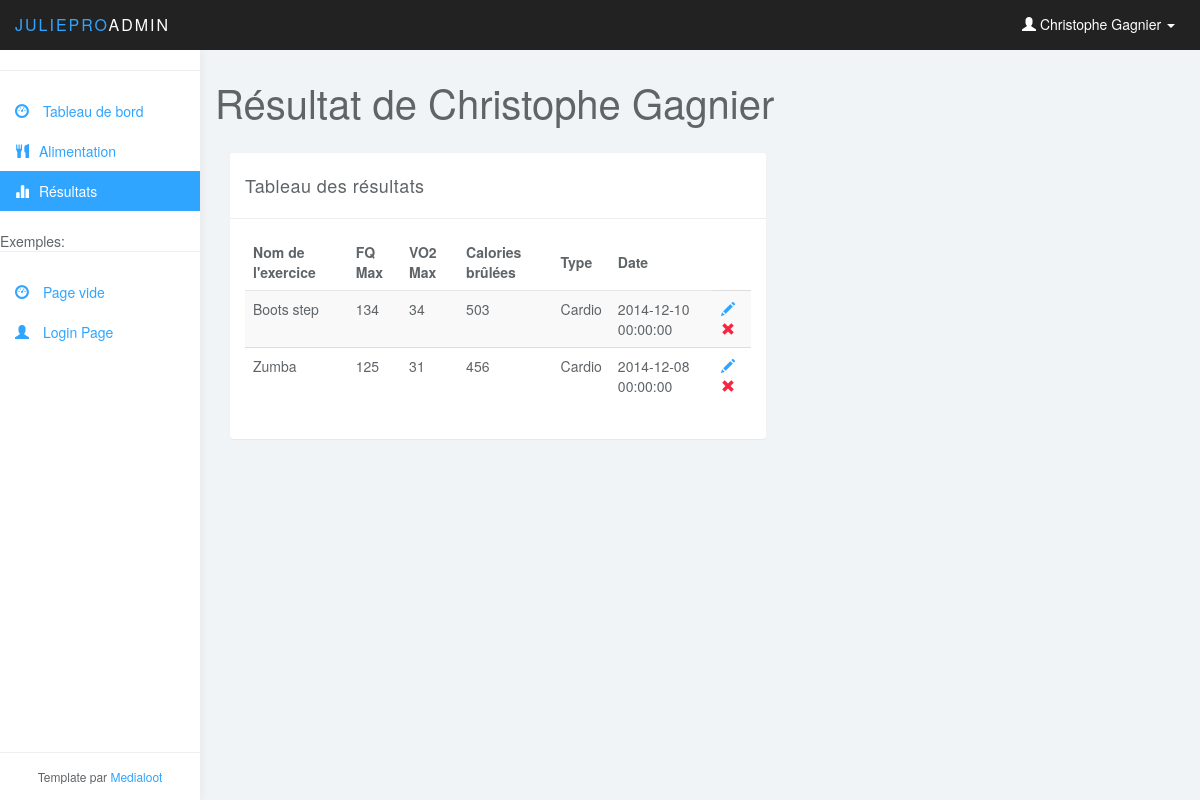
/?action=view_resultat, run on the app's committed database.
### tables this page shows
CREATE TABLE IF NOT EXISTS `utilisateur` (
  `utilisateurID` int(11) NOT NULL AUTO_INCREMENT,
  `nom` varchar(45) NOT NULL,
  `prenom` varchar(45) NOT NULL,
  `noTel` varchar(45) NOT NULL,
  `noCell` varchar(45) DEFAULT NULL,
  `adresse` varchar(45) NOT NULL,
  `ville` varchar(45) NOT NULL,
  `codePostal` varchar(45) NOT NULL,
  `age` int(11) NOT NULL,
  `dateInscription` datetime NOT NULL,
  `courriel` varchar(45) NOT NULL,
  `statut` int(11) NOT NULL,
  `entraineurID` int(11) DEFAULT NULL,
  PRIMARY KEY (`utilisateurID`),
  KEY `fk_Utilisateur_Utilisateur_idx` (`entraineurID`)
);

CREATE TABLE IF NOT EXISTS `resultat` (
  `resultatID` int(11) NOT NULL AUTO_INCREMENT,
  `FQMax` int(11) NOT NULL,
  `VO2Max` int(11) NOT NULL,
  `calorieBrulee` int(11) NOT NULL,
  `date` datetime NOT NULL,
  `entrainementID` int(11) NOT NULL,
  `clientID` int(11) NOT NULL,
  PRIMARY KEY (`resultatID`),
  KEY `fk_Résultat_Entrainement1_idx` (`entrainementID`),
  KEY `fk_Résultat_Utilisateur1_idx` (`clientID`)
);

CREATE TABLE IF NOT EXISTS `entrainement` (
  `entrainementID` int(11) NOT NULL AUTO_INCREMENT,
  `nom` varchar(45) DEFAULT NULL,
  `type` varchar(45) DEFAULT NULL,
  PRIMARY KEY (`entrainementID`)
);

### model/user_db.php (called while the page is built, shortened)
<?php
function get_user($userID) {
    global $db;
    $query = 'SELECT * FROM utilisateur
              WHERE utilisateurID = '.$userID;
    $result = $db->query($query);
	$result = $result->fetch();
    return $result;
}

### model/resultat_db.php (called while the page is built)
<?php
function get_all_resultat($userID)
{
    global $db;
    $query = 'SELECT *
        FROM `resultat` R
        INNER JOIN `entrainement` E
        ON R.`entrainementID` = E.`entrainementID`
        WHERE R.clientID = '.$userID;
    $result = $db->query($query);
    $resultat = Array();
    while($data = $result->fetch())
    {
        $resultat[$data['resultatID']] = $data;
    }
    return $resultat;
}

### view/resultat.php (the view)
<div class="row">
    <div class="col-lg-12">
        <h1 class="page-header">Résultat de <?php echo $userInfo['prenom'].' '.$userInfo['nom']; ?></h1>
    </div>
</div>
    <?php $resultat = get_all_resultat($userInfo['utilisateurID']); ?>
    <div class="col-md-7">
        <div class="panel panel-default">
            <div class="panel-heading">Tableau des résultats</div>
            <div class="panel-body">
                <table class="table table-striped table-hover">
                    <thead>
                    <tr>
                        <th>Nom de l'exercice</th>
                        <th>FQ Max</th>
                        <th>VO2 Max</th>
                        <th>Calories brûlées</th>
                        <th>Type</th>
                        <th>Date</th>
                    </tr>
                    </thead>
                    <?php
                    foreach($resultat as $resultatCourant)
                    {
                        echo '<tr>';
                            echo'<td>'.$resultatCourant['nom'].'</td>';
                            echo'<td>'.$resultatCourant['FQMax'].'</td>';
                            echo'<td>'.$resultatCourant['VO2Max'].'</td>';
                            echo'<td>'.$resultatCourant['calorieBrulee'].'</td>';
                            echo'<td>'.$resultatCourant['type'].'</td>';
                            echo'<td>'.$resultatCourant['date'].'</td>';
                            echo '<td><a href="#" class="glyphicon glyphicon-pencil "> </a> <a href="#" class="glyphicon glyphicon-remove color-red"> </a></td>';
                        echo '</tr>';
                    }
                ?>
                </table>
            </div>
        </div>
    </div>

### view/header.php (shortened to what this page needs)
<!DOCTYPE html>
<html>
<head>
    <link href="css/bootstrap.min.css" rel="stylesheet">
    <link href="css/datepicker3.css" rel="stylesheet">
    <link href="css/styles.css" rel="stylesheet">
</head>
<body>
<nav class="navbar navbar-inverse navbar-fixed-top" role="navigation">
    <div class="container-fluid">
        <div class="navbar-header">
            <a class="navbar-brand" href="index.php"><span>JuliePro</span>Admin</a>
            <?php if(!empty($userInfo))
            { ?>
                <ul class="user-menu">
                    <li class="dropdown pull-right"> <a href="#" class="dropdown-toggle" data-toggle="dropdown"> <span class="glyphicon glyphicon-user"></span> <?php echo $userInfo['prenom'].' '.$userInfo['nom']; ?> <span class="caret"></span> </a>
                    </li>
                </ul>
            <?php } ?>
        </div>
    </div>
</nav>

### css/styles.css (style rules this page uses)
body { background: #f1f4f7; padding-top: 50px; color: #5f6468; }
a, a:hover, a:focus { color: #30a5ff; }
h1, h2, h3, h4, h5, h6 { color: #5f6468; }
h1 { font-weight: 300; font-size: 40px; }
.color-red { color: #f9243f; }
.navbar-header .navbar-brand { color: #fff; font-size: 16px; text-transform: uppercase; font-weight: 500; letter-spacing: 2px; }
.navbar-header .navbar-brand span { color: #30a5ff; }
.panel { border: 0; }
.panel-heading { font-size: 18px; font-weight: 300; letter-spacing: 0.025em; height: 66px; line-height: 45px; }
.panel-default .panel-heading { background: #fff; border-bottom: 1px solid #eee; color: #5f6468; }
.navbar { border: 0; }
.user-menu { display: inline-block; margin-top: 14px; margin-right: 10px; float: right; list-style: none; padding: 0; }
.user-menu a { color: #fff; }
@media (min-width: 768px) { .navbar-header { width: 100%; } }
h1.page-header { margin-top: 30px; border-bottom: 0; }
.table { background: #fff; }
.table>thead>tr>th { border-bottom: 1px solid #e6e7e8; vertical-align: middle; height: 50px; }

### data on the page
utilisateur: prenom "Christophe", nom "Gagnier"
resultat: entrainementID.nom "Boots step", FQMax "134", VO2Max "34", calorieBrulee "503", entrainementID.type "Cardio", date "2014-12-10 00:00:00"
resultat: entrainementID.nom "Zumba", FQMax "125", VO2Max "31", calorieBrulee "456", entrainementID.type "Cardio", date "2014-12-08 00:00:00"
